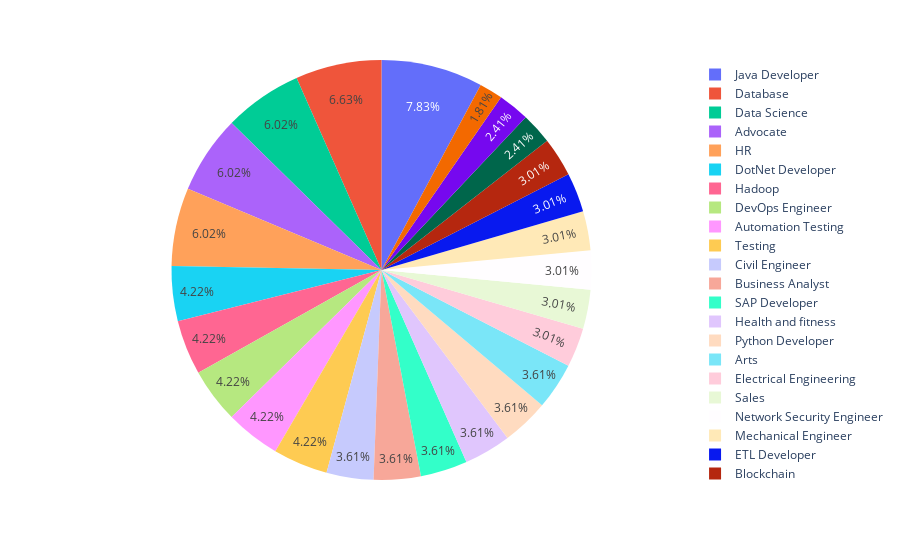

The cell this chart's notebook holds for it:
### Code cell
fig = px.pie(df_result,
                 values='Total',
                 names='Category')

fig

### Figure 1 — Plotly figure (JSON) as saved in the notebook; plotly's stock layout.template omitted (floating-point values rounded to 4 significant figures)
{"data": [{"domain": {"x": [0, 1], "y": [0, 1]}, "hovertemplate": "Category=%{label}<br>Total=%{value}<extra></extra>", "labels": ["Java Developer", "Database", "Data Science", "Advocate", "HR", "DotNet Developer", "Hadoop", "DevOps Engineer", "Automation Testing", "Testing", "Civil Engineer", "Business Analyst", "SAP Developer", "Health and fitness", "Python Developer", "Arts", "Electrical Engineering", "Sales", "Network Security Engineer", "Mechanical Engineer", "ETL Developer", "Blockchain", "Operations Manager", "Web Designing", "PMO"], "legendgroup": "", "name": "", "showlegend": true, "type": "pie", "values": [13, 11, 10, 10, 10, 7, 7, 7, 7, 7, 6, 6, 6, 6, 6, 6, 5, 5, 5, 5, 5, 5, 4, 4, 3]}], "layout": {"legend": {"tracegroupgap": 0}, "margin": {"t": 60}}}
